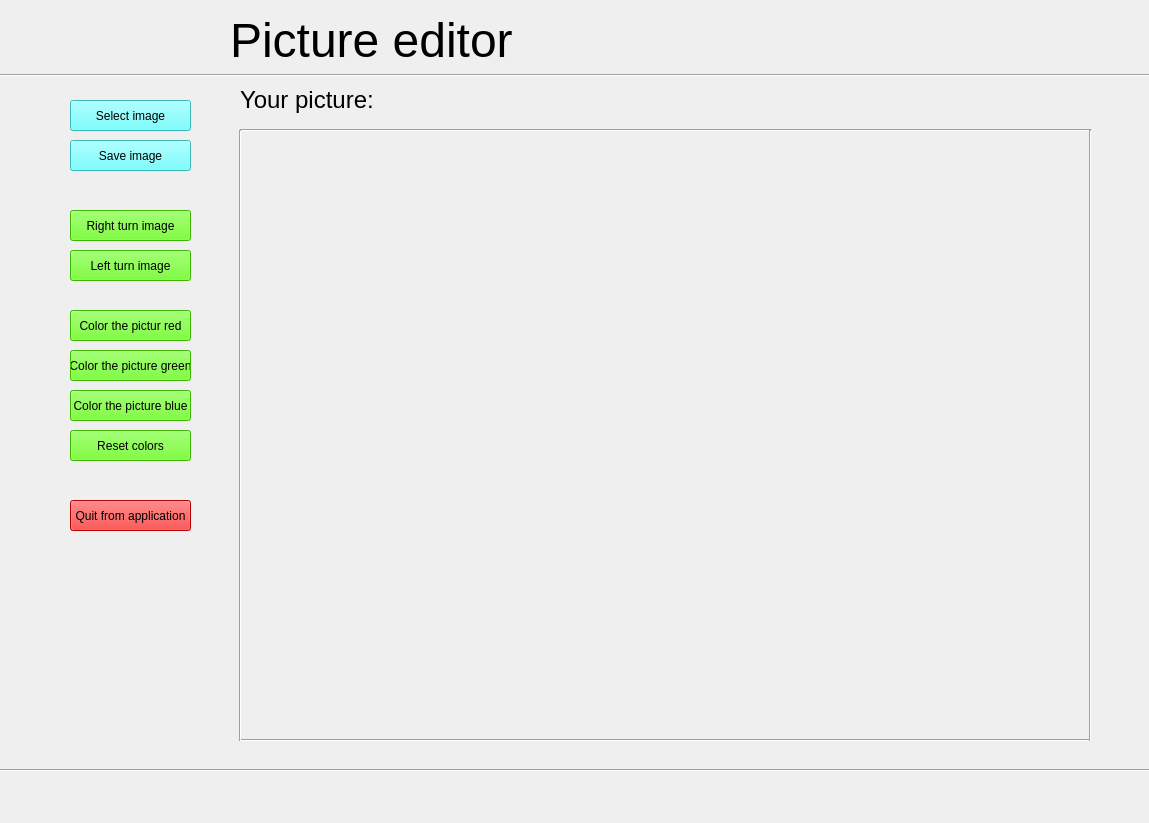
<?xml version="1.0" encoding="UTF-8"?>
<ui version="4.0">
 <class>Form</class>
 <widget class="QWidget" name="Form">
  <property name="geometry">
   <rect>
    <x>0</x>
    <y>0</y>
    <width>1149</width>
    <height>823</height>
   </rect>
  </property>
  <property name="windowTitle">
   <string>Form</string>
  </property>
  <widget class="QPushButton" name="select_button">
   <property name="geometry">
    <rect>
     <x>70</x>
     <y>100</y>
     <width>121</width>
     <height>31</height>
    </rect>
   </property>
   <property name="styleSheet">
    <string notr="true">background-color: rgb(85, 255, 255);</string>
   </property>
   <property name="text">
    <string>Select image</string>
   </property>
  </widget>
  <widget class="QPushButton" name="save_button">
   <property name="geometry">
    <rect>
     <x>70</x>
     <y>140</y>
     <width>121</width>
     <height>31</height>
    </rect>
   </property>
   <property name="styleSheet">
    <string notr="true">background-color: rgb(85, 255, 255);</string>
   </property>
   <property name="text">
    <string>Save image</string>
   </property>
  </widget>
  <widget class="QPushButton" name="turn_right_button">
   <property name="geometry">
    <rect>
     <x>70</x>
     <y>210</y>
     <width>121</width>
     <height>31</height>
    </rect>
   </property>
   <property name="styleSheet">
    <string notr="true">background-color: rgb(85, 255, 0);</string>
   </property>
   <property name="text">
    <string>Right turn image</string>
   </property>
  </widget>
  <widget class="QPushButton" name="turn_left_button">
   <property name="geometry">
    <rect>
     <x>70</x>
     <y>250</y>
     <width>121</width>
     <height>31</height>
    </rect>
   </property>
   <property name="styleSheet">
    <string notr="true">background-color: rgb(85, 255, 0);</string>
   </property>
   <property name="text">
    <string>Left turn image</string>
   </property>
  </widget>
  <widget class="QPushButton" name="set_red_color_button">
   <property name="geometry">
    <rect>
     <x>70</x>
     <y>310</y>
     <width>121</width>
     <height>31</height>
    </rect>
   </property>
   <property name="styleSheet">
    <string notr="true">background-color: rgb(85, 255, 0);</string>
   </property>
   <property name="text">
    <string>Color the pictur red</string>
   </property>
  </widget>
  <widget class="QPushButton" name="set_green_color_button">
   <property name="geometry">
    <rect>
     <x>70</x>
     <y>350</y>
     <width>121</width>
     <height>31</height>
    </rect>
   </property>
   <property name="styleSheet">
    <string notr="true">background-color: rgb(85, 255, 0);</string>
   </property>
   <property name="text">
    <string>Color the picture green</string>
   </property>
  </widget>
  <widget class="QPushButton" name="set_blue_color_button">
   <property name="geometry">
    <rect>
     <x>70</x>
     <y>390</y>
     <width>121</width>
     <height>31</height>
    </rect>
   </property>
   <property name="styleSheet">
    <string notr="true">background-color: rgb(85, 255, 0);</string>
   </property>
   <property name="text">
    <string>Color the picture blue</string>
   </property>
  </widget>
  <widget class="QPushButton" name="quit_button">
   <property name="geometry">
    <rect>
     <x>70</x>
     <y>500</y>
     <width>121</width>
     <height>31</height>
    </rect>
   </property>
   <property name="styleSheet">
    <string notr="true">background-color: rgb(255, 0, 0);</string>
   </property>
   <property name="text">
    <string>Quit from application</string>
   </property>
  </widget>
  <widget class="QLabel" name="image">
   <property name="geometry">
    <rect>
     <x>240</x>
     <y>130</y>
     <width>851</width>
     <height>611</height>
    </rect>
   </property>
   <property name="baseSize">
    <size>
     <width>250</width>
     <height>250</height>
    </size>
   </property>
   <property name="text">
    <string/>
   </property>
  </widget>
  <widget class="QLabel" name="label_2">
   <property name="geometry">
    <rect>
     <x>230</x>
     <y>10</y>
     <width>301</width>
     <height>61</height>
    </rect>
   </property>
   <property name="text">
    <string>&lt;html&gt;&lt;head/&gt;&lt;body&gt;&lt;p&gt;&lt;span style=&quot; font-size:36pt;&quot;&gt;Picture editor&lt;/span&gt;&lt;/p&gt;&lt;/body&gt;&lt;/html&gt;</string>
   </property>
  </widget>
  <widget class="Line" name="line">
   <property name="geometry">
    <rect>
     <x>-60</x>
     <y>50</y>
     <width>1371</width>
     <height>51</height>
    </rect>
   </property>
   <property name="orientation">
    <enum>Qt::Horizontal</enum>
   </property>
  </widget>
  <widget class="Line" name="line_2">
   <property name="geometry">
    <rect>
     <x>-70</x>
     <y>750</y>
     <width>1231</width>
     <height>41</height>
    </rect>
   </property>
   <property name="orientation">
    <enum>Qt::Horizontal</enum>
   </property>
  </widget>
  <widget class="QLabel" name="label_3">
   <property name="geometry">
    <rect>
     <x>240</x>
     <y>80</y>
     <width>151</width>
     <height>41</height>
    </rect>
   </property>
   <property name="text">
    <string>&lt;html&gt;&lt;head/&gt;&lt;body&gt;&lt;p&gt;&lt;span style=&quot; font-size:18pt;&quot;&gt;Your picture:&lt;/span&gt;&lt;/p&gt;&lt;/body&gt;&lt;/html&gt;</string>
   </property>
  </widget>
  <widget class="Line" name="line_3">
   <property name="geometry">
    <rect>
     <x>240</x>
     <y>730</y>
     <width>851</width>
     <height>20</height>
    </rect>
   </property>
   <property name="orientation">
    <enum>Qt::Horizontal</enum>
   </property>
  </widget>
  <widget class="Line" name="line_4">
   <property name="geometry">
    <rect>
     <x>240</x>
     <y>120</y>
     <width>851</width>
     <height>20</height>
    </rect>
   </property>
   <property name="orientation">
    <enum>Qt::Horizontal</enum>
   </property>
  </widget>
  <widget class="Line" name="line_5">
   <property name="geometry">
    <rect>
     <x>1080</x>
     <y>130</y>
     <width>20</width>
     <height>611</height>
    </rect>
   </property>
   <property name="orientation">
    <enum>Qt::Vertical</enum>
   </property>
  </widget>
  <widget class="Line" name="line_6">
   <property name="geometry">
    <rect>
     <x>230</x>
     <y>130</y>
     <width>20</width>
     <height>611</height>
    </rect>
   </property>
   <property name="orientation">
    <enum>Qt::Vertical</enum>
   </property>
  </widget>
  <widget class="QPushButton" name="reset_button">
   <property name="geometry">
    <rect>
     <x>70</x>
     <y>430</y>
     <width>121</width>
     <height>31</height>
    </rect>
   </property>
   <property name="styleSheet">
    <string notr="true">background-color: rgb(85, 255, 0);</string>
   </property>
   <property name="text">
    <string>Reset colors</string>
   </property>
  </widget>
 </widget>
 <resources/>
 <connections/>
</ui>
